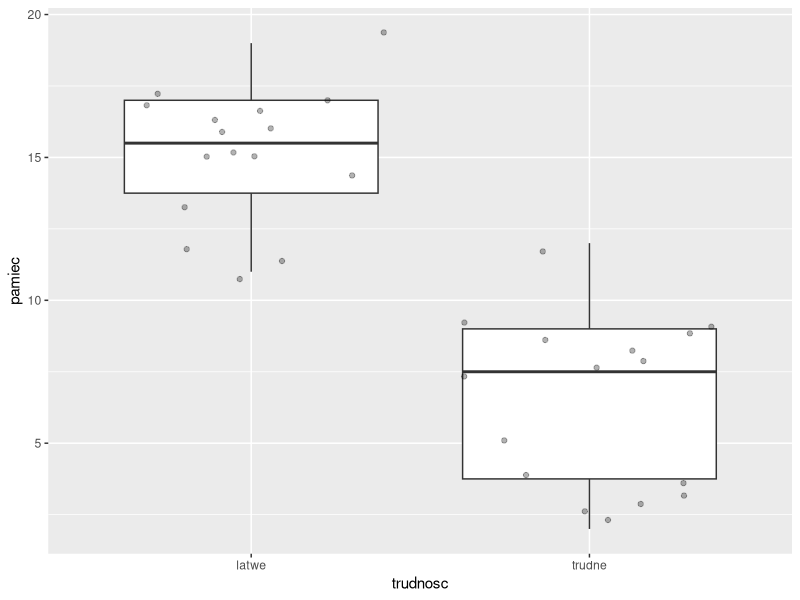
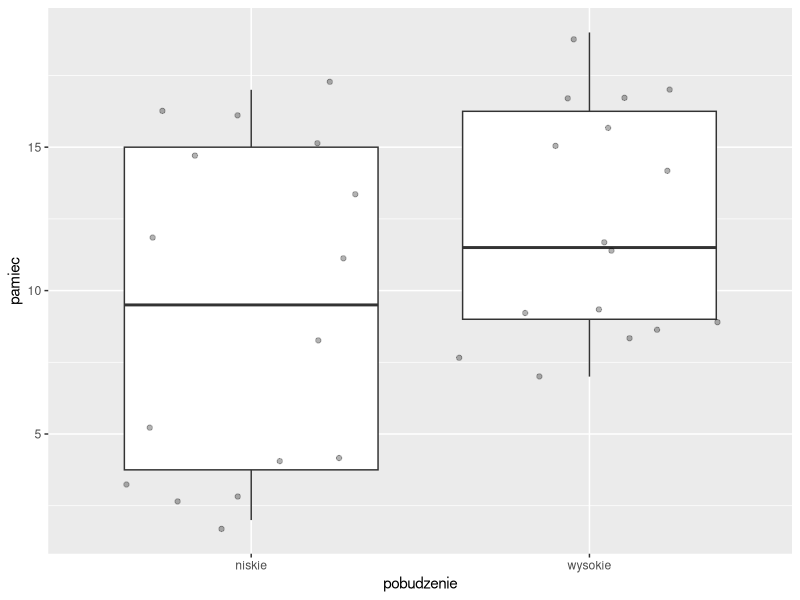
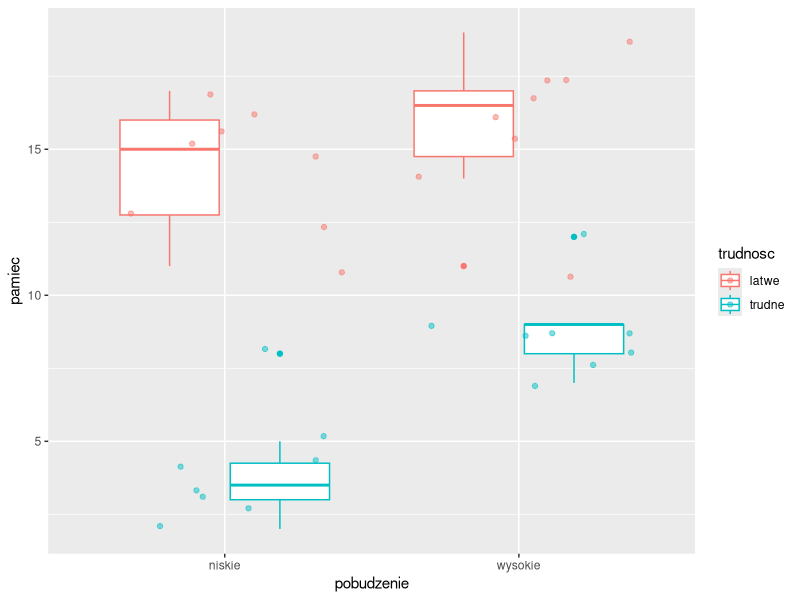

The R source for these figures, in order:
library(dplyr)
library(ggplot2)
library(readr)
dane <- read_csv("dane.csv")

dane

# Hipoteza 1:
# Łatwe zadania będą wykonywane lepiej niż trudne.
# Innymi słowy:
# Efekt główny trudności zadania.

dane %>% 
  group_by(trudnosc) %>% 
  summarise(M = mean(pamiec), SD = sd(pamiec))

ggplot(data = dane, mapping = aes(x = trudnosc, y = pamiec)) +
  geom_boxplot() + 
  geom_jitter(alpha = .3)


# Hipoteza 2:
# Pamięć działa wydajniej przy wysokim pobudzeniu 
# emocjonalnym (w porównaniu do niskiego).
# Innymi słowy:
# Efekt główny pobudzenia.

dane %>% 
  group_by(pobudzenie) %>% 
  summarise(M = mean(pamiec), SD = sd(pamiec))

ggplot(data = dane, mapping = aes(x = pobudzenie, y = pamiec)) +
  geom_boxplot() + 
  geom_jitter(alpha = .3)


# Hipoteza 3:
# # Pamięć działa wydajniej przy wysokim pobudzeniu 
# emocjonalnym ale tylko dla trudnych zadań. Dla
# łatwych efekt jest słabszy.
# Innymi słowy:
# Na pamięć wpływa interakcja pobudzenia i trudności.

dane %>% 
  group_by(pobudzenie, trudnosc) %>% 
  summarise(M = mean(pamiec), SD = sd(pamiec))

ggplot(data = dane, mapping = aes(
  x = pobudzenie, 
  y = pamiec,
  color = trudnosc
  )) +
  geom_boxplot() + 
  geom_jitter(alpha = .5)


# Efekty proste:
# 1. (jest istostny) Efekt prosty trudności zadania przy niskim pobudzeniu.
# 2. (jest istostny) Efekt prosty trudności zadania przy wysokim pobudzeniu.
# 3. (jest istostny) Efekt prosty pobudzenia dla trudnych zadań.
# 4. Brak (?) efektu prostego pobudzenia dla łatwych zadań.

# ANOVA (analiza wariancji) dwuczynnikowa dla grup niezależnych
# UWAGA: to działa dla grup niezależnych i równolicznych warunków eksp.

anova_res <- aov(pamiec ~ pobudzenie + trudnosc + pobudzenie:trudnosc, data = dane) 
summary(anova_res)

# post-hoc comparisons with Tukey HSD
TukeyHSD(anova_res)
